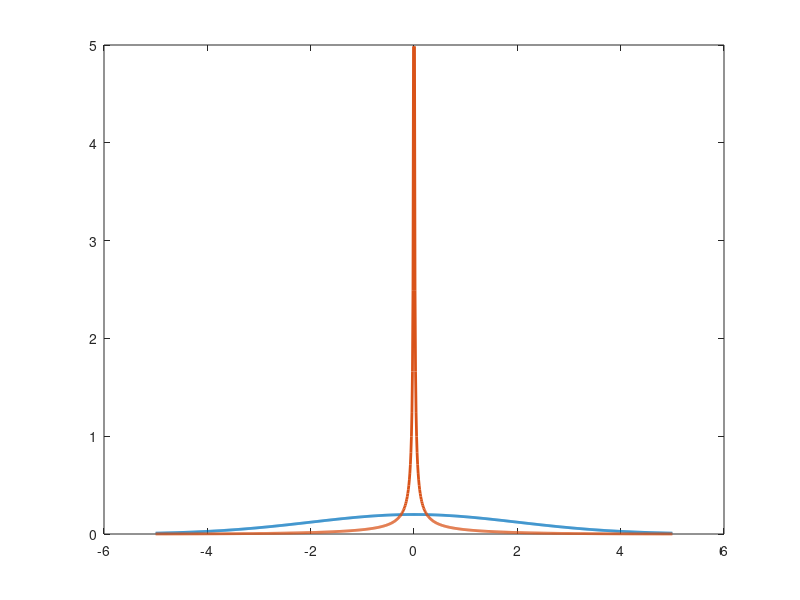

MATLAB code for this plot: (Note: this script raises an error after producing the figure.)
%% formatting
clc
clear
close all
format shortg
%% Begin Question 7
x = -5:0.01:5;
y = 2.*x.^2;
sig = 2;

y1 = (1/(sig*(2*pi)^0.5)).*exp(-0.5.*((x)./sig).^2);
y2 = exp(-y./(4*sig^2))./(abs((y./2).^(1/2))*4*sig*sqrt(2*pi));

fig1 = figure('Position',[500 500 600 400]);
plot(x, y1, 'LineWidth', 2)
hold on
plot(x, y2, 'LineWidth', 2)
legend('f_x(x)', 'f_y(y)','Orientation','horizontal',fontsize=14)
ylim([0,0.5])
saveas(fig1,'Q7_b.png')
